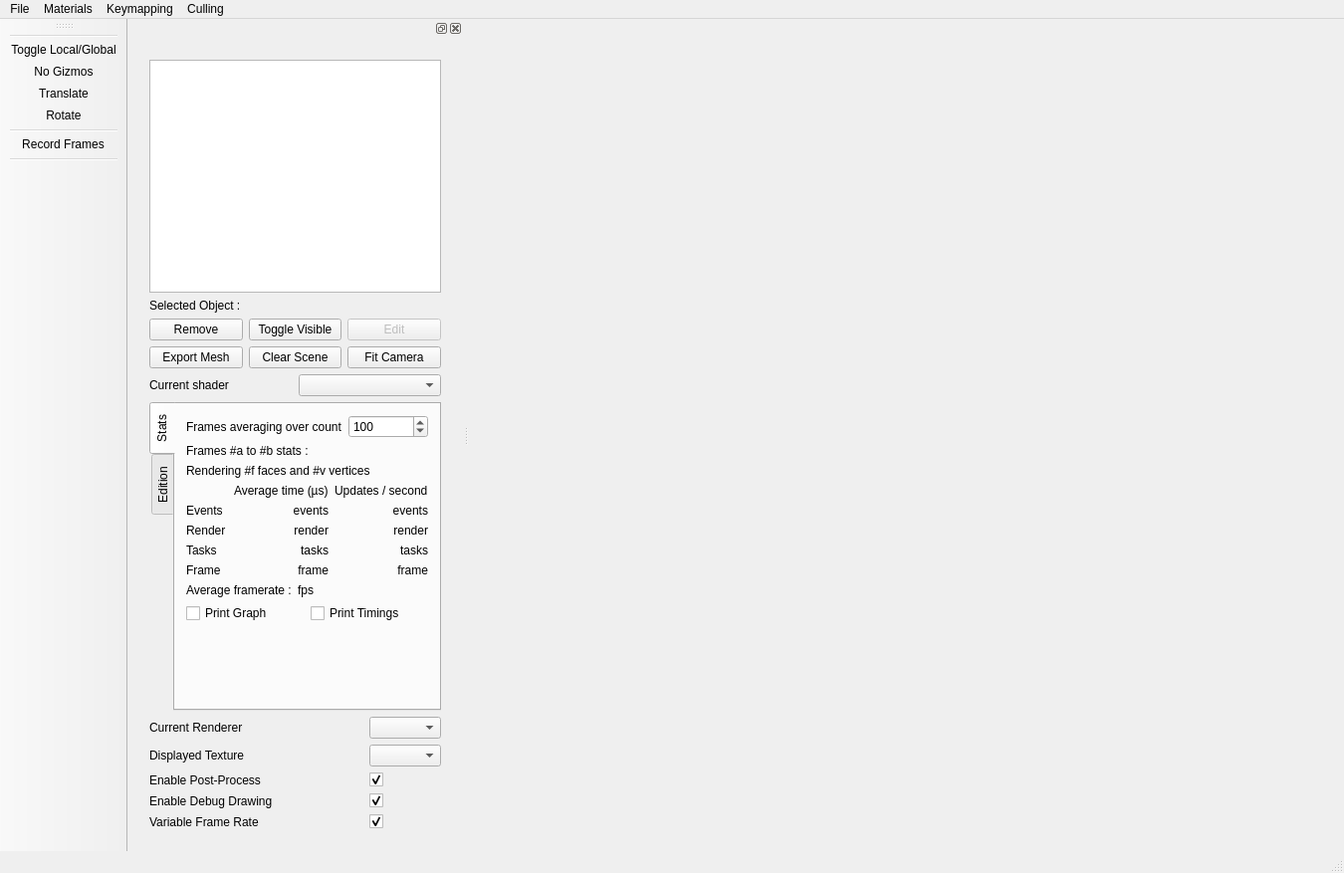
<?xml version="1.0" encoding="UTF-8"?>
<ui version="4.0">
 <class>MainWindow</class>
 <widget class="QMainWindow" name="MainWindow">
  <property name="geometry">
   <rect>
    <x>0</x>
    <y>0</y>
    <width>1350</width>
    <height>877</height>
   </rect>
  </property>
  <property name="sizePolicy">
   <sizepolicy hsizetype="Preferred" vsizetype="Preferred">
    <horstretch>0</horstretch>
    <verstretch>0</verstretch>
   </sizepolicy>
  </property>
  <property name="windowTitle">
   <string>MainWindow</string>
  </property>
  <widget class="QWidget" name="m_centralWidget"/>
  <widget class="QStatusBar" name="_statusBar"/>
  <widget class="QMenuBar" name="menuBar">
   <property name="geometry">
    <rect>
     <x>0</x>
     <y>0</y>
     <width>1350</width>
     <height>25</height>
    </rect>
   </property>
   <widget class="QMenu" name="menuFILE">
    <property name="title">
     <string>File</string>
    </property>
    <addaction name="actionOpenMesh"/>
    <addaction name="separator"/>
    <addaction name="actionExit"/>
   </widget>
   <widget class="QMenu" name="menuMisc">
    <property name="title">
     <string>Materials</string>
    </property>
    <addaction name="actionReload_Shaders"/>
    <addaction name="actionOpen_Material_Editor"/>
   </widget>
   <widget class="QMenu" name="menuKeymapping">
    <property name="title">
     <string>Keymapping</string>
    </property>
    <addaction name="actionReload_configuration"/>
    <addaction name="separator"/>
    <addaction name="actionLoad_configuration_file"/>
   </widget>
   <widget class="QMenu" name="menuCulling">
    <property name="title">
     <string>Culling</string>
    </property>
    <addaction name="actionEnabled"/>
   </widget>
   <addaction name="menuFILE"/>
   <addaction name="menuMisc"/>
   <addaction name="menuKeymapping"/>
   <addaction name="menuCulling"/>
  </widget>
  <widget class="QDockWidget" name="dockWidget">
   <attribute name="dockWidgetArea">
    <number>1</number>
   </attribute>
   <widget class="QWidget" name="dockWidgetContents">
    <layout class="QGridLayout" name="gridLayout">
     <item row="0" column="0">
      <widget class="QWidget" name="widget" native="true">
       <layout class="QVBoxLayout" name="verticalLayout_3">
        <item>
         <layout class="QVBoxLayout" name="verticalLayout_2">
          <item>
           <layout class="QVBoxLayout" name="verticalLayout_4">
            <item>
             <widget class="QTreeView" name="m_entitiesTreeView">
              <property name="minimumSize">
               <size>
                <width>0</width>
                <height>150</height>
               </size>
              </property>
              <property name="editTriggers">
               <set>QAbstractItemView::NoEditTriggers</set>
              </property>
              <property name="textElideMode">
               <enum>Qt::ElideRight</enum>
              </property>
             </widget>
            </item>
            <item>
             <layout class="QHBoxLayout" name="selectionLayout">
              <item>
               <widget class="QLabel" name="label_selected">
                <property name="text">
                 <string>Selected Object :</string>
                </property>
               </widget>
              </item>
              <item>
               <widget class="QLabel" name="m_selectedItemName">
                <property name="text">
                 <string/>
                </property>
               </widget>
              </item>
             </layout>
            </item>
            <item>
             <layout class="QGridLayout" name="gridLayout_4">
              <item row="0" column="2">
               <widget class="QPushButton" name="m_editRenderObjectButton">
                <property name="enabled">
                 <bool>false</bool>
                </property>
                <property name="text">
                 <string>Edit</string>
                </property>
               </widget>
              </item>
              <item row="0" column="1">
               <widget class="QPushButton" name="m_toggleRenderObjectButton">
                <property name="text">
                 <string>Toggle Visible</string>
                </property>
               </widget>
              </item>
              <item row="0" column="0">
               <widget class="QPushButton" name="m_removeEntityButton">
                <property name="text">
                 <string>Remove</string>
                </property>
               </widget>
              </item>
              <item row="1" column="0">
               <widget class="QPushButton" name="m_exportMeshButton">
                <property name="text">
                 <string>Export Mesh</string>
                </property>
               </widget>
              </item>
              <item row="1" column="1">
               <widget class="QPushButton" name="m_clearSceneButton">
                <property name="text">
                 <string>Clear Scene</string>
                </property>
               </widget>
              </item>
              <item row="1" column="2">
               <widget class="QPushButton" name="m_fitCameraButton">
                <property name="text">
                 <string>Fit Camera</string>
                </property>
               </widget>
              </item>
             </layout>
            </item>
           </layout>
          </item>
          <item>
           <layout class="QHBoxLayout" name="shaderLayout">
            <item>
             <widget class="QLabel" name="label">
              <property name="text">
               <string>Current shader</string>
              </property>
             </widget>
            </item>
            <item>
             <widget class="QComboBox" name="m_currentShaderBox">
              <item>
               <property name="text">
                <string/>
               </property>
              </item>
              <item>
               <property name="text">
                <string>Plain</string>
               </property>
              </item>
              <item>
               <property name="text">
                <string>BlinnPhong</string>
               </property>
              </item>
              <item>
               <property name="text">
                <string>LinesGeom</string>
               </property>
              </item>
              <item>
               <property name="text">
                <string>Lines</string>
               </property>
              </item>
             </widget>
            </item>
           </layout>
          </item>
          <item>
           <widget class="QTabWidget" name="toolBox">
            <property name="minimumSize">
             <size>
              <width>250</width>
              <height>0</height>
             </size>
            </property>
            <property name="maximumSize">
             <size>
              <width>16777215</width>
              <height>500</height>
             </size>
            </property>
            <property name="tabPosition">
             <enum>QTabWidget::West</enum>
            </property>
            <property name="currentIndex">
             <number>0</number>
            </property>
            <widget class="QWidget" name="tab_stats">
             <attribute name="title">
              <string>Stats</string>
             </attribute>
             <layout class="QVBoxLayout" name="verticalLayout_10">
              <item>
               <layout class="QFormLayout" name="formLayout_6">
                <item row="0" column="0">
                 <widget class="QLabel" name="label_23">
                  <property name="text">
                   <string>Frames averaging over count</string>
                  </property>
                 </widget>
                </item>
                <item row="0" column="1">
                 <widget class="QSpinBox" name="m_avgFramesCount">
                  <property name="minimum">
                   <number>1</number>
                  </property>
                  <property name="maximum">
                   <number>1000</number>
                  </property>
                  <property name="singleStep">
                   <number>10</number>
                  </property>
                  <property name="value">
                   <number>100</number>
                  </property>
                 </widget>
                </item>
               </layout>
              </item>
              <item>
               <widget class="QLabel" name="m_frameA2BLabel">
                <property name="text">
                 <string>Frames #a to #b stats :</string>
                </property>
               </widget>
              </item>
              <item>
               <widget class="QLabel" name="m_labelCount">
                <property name="text">
                 <string>Rendering #f faces and #v vertices</string>
                </property>
               </widget>
              </item>
              <item>
               <layout class="QGridLayout" name="gridLayout_6">
                <item row="2" column="0">
                 <widget class="QLabel" name="label_26">
                  <property name="text">
                   <string>Render</string>
                  </property>
                 </widget>
                </item>
                <item row="0" column="0">
                 <widget class="QLabel" name="label_25">
                  <property name="text">
                   <string/>
                  </property>
                 </widget>
                </item>
                <item row="3" column="0">
                 <widget class="QLabel" name="label_27">
                  <property name="text">
                   <string>Tasks</string>
                  </property>
                 </widget>
                </item>
                <item row="0" column="1">
                 <widget class="QLabel" name="label_29">
                  <property name="text">
                   <string>Average time (µs)</string>
                  </property>
                 </widget>
                </item>
                <item row="4" column="0">
                 <widget class="QLabel" name="label_28">
                  <property name="text">
                   <string>Frame</string>
                  </property>
                 </widget>
                </item>
                <item row="0" column="2">
                 <widget class="QLabel" name="label_30">
                  <property name="text">
                   <string>Updates / second</string>
                  </property>
                 </widget>
                </item>
                <item row="2" column="2">
                 <widget class="QLabel" name="m_renderUpdates">
                  <property name="text">
                   <string>render</string>
                  </property>
                  <property name="alignment">
                   <set>Qt::AlignRight|Qt::AlignTrailing|Qt::AlignVCenter</set>
                  </property>
                 </widget>
                </item>
                <item row="3" column="2">
                 <widget class="QLabel" name="m_tasksUpdates">
                  <property name="text">
                   <string>tasks</string>
                  </property>
                  <property name="alignment">
                   <set>Qt::AlignRight|Qt::AlignTrailing|Qt::AlignVCenter</set>
                  </property>
                 </widget>
                </item>
                <item row="4" column="2">
                 <widget class="QLabel" name="m_frameUpdates">
                  <property name="text">
                   <string>frame</string>
                  </property>
                  <property name="alignment">
                   <set>Qt::AlignRight|Qt::AlignTrailing|Qt::AlignVCenter</set>
                  </property>
                 </widget>
                </item>
                <item row="2" column="1">
                 <widget class="QLabel" name="m_renderTime">
                  <property name="text">
                   <string>render</string>
                  </property>
                  <property name="alignment">
                   <set>Qt::AlignRight|Qt::AlignTrailing|Qt::AlignVCenter</set>
                  </property>
                 </widget>
                </item>
                <item row="3" column="1">
                 <widget class="QLabel" name="m_tasksTime">
                  <property name="text">
                   <string>tasks</string>
                  </property>
                  <property name="alignment">
                   <set>Qt::AlignRight|Qt::AlignTrailing|Qt::AlignVCenter</set>
                  </property>
                 </widget>
                </item>
                <item row="4" column="1">
                 <widget class="QLabel" name="m_frameTime">
                  <property name="text">
                   <string>frame</string>
                  </property>
                  <property name="alignment">
                   <set>Qt::AlignRight|Qt::AlignTrailing|Qt::AlignVCenter</set>
                  </property>
                 </widget>
                </item>
                <item row="1" column="0">
                 <widget class="QLabel" name="label_4">
                  <property name="text">
                   <string>Events</string>
                  </property>
                 </widget>
                </item>
                <item row="1" column="1">
                 <widget class="QLabel" name="m_eventsTime">
                  <property name="text">
                   <string>events</string>
                  </property>
                  <property name="alignment">
                   <set>Qt::AlignRight|Qt::AlignTrailing|Qt::AlignVCenter</set>
                  </property>
                  <property name="events" stdset="0">
                   <string>render</string>
                  </property>
                 </widget>
                </item>
                <item row="1" column="2">
                 <widget class="QLabel" name="m_eventsUpdates">
                  <property name="text">
                   <string>events</string>
                  </property>
                  <property name="alignment">
                   <set>Qt::AlignRight|Qt::AlignTrailing|Qt::AlignVCenter</set>
                  </property>
                 </widget>
                </item>
               </layout>
              </item>
              <item>
               <layout class="QFormLayout" name="formLayout_7">
                <item row="1" column="0">
                 <widget class="QLabel" name="label_24">
                  <property name="text">
                   <string>Average framerate :</string>
                  </property>
                 </widget>
                </item>
                <item row="1" column="1">
                 <widget class="QLabel" name="m_avgFramerate">
                  <property name="text">
                   <string>fps</string>
                  </property>
                 </widget>
                </item>
               </layout>
              </item>
              <item>
               <layout class="QHBoxLayout" name="horizontalLayout">
                <property name="bottomMargin">
                 <number>0</number>
                </property>
                <item>
                 <widget class="QCheckBox" name="m_printGraph">
                  <property name="text">
                   <string>Print Graph</string>
                  </property>
                 </widget>
                </item>
                <item>
                 <widget class="QCheckBox" name="m_printTimings">
                  <property name="text">
                   <string>Print Timings</string>
                  </property>
                 </widget>
                </item>
               </layout>
              </item>
              <item>
               <spacer name="verticalSpacer">
                <property name="orientation">
                 <enum>Qt::Vertical</enum>
                </property>
                <property name="sizeHint" stdset="0">
                 <size>
                  <width>20</width>
                  <height>40</height>
                 </size>
                </property>
               </spacer>
              </item>
             </layout>
            </widget>
            <widget class="Ra::Gui::TransformEditorWidget" name="tab_edition">
             <attribute name="title">
              <string>Edition</string>
             </attribute>
            </widget>
           </widget>
          </item>
         </layout>
        </item>
        <item>
         <layout class="QGridLayout" name="gridLayout_3" rowstretch="0,0,0,0,0" columnstretch="1,0">
          <item row="3" column="0">
           <widget class="QLabel" name="label_6">
            <property name="text">
             <string>Enable Debug Drawing</string>
            </property>
           </widget>
          </item>
          <item row="1" column="0">
           <widget class="QLabel" name="label_2">
            <property name="text">
             <string>Displayed Texture</string>
            </property>
           </widget>
          </item>
          <item row="2" column="1">
           <widget class="QCheckBox" name="m_enablePostProcess">
            <property name="enabled">
             <bool>true</bool>
            </property>
            <property name="text">
             <string/>
            </property>
            <property name="checked">
             <bool>true</bool>
            </property>
            <property name="tristate">
             <bool>false</bool>
            </property>
           </widget>
          </item>
          <item row="4" column="1">
           <widget class="QCheckBox" name="m_realFrameRate">
            <property name="enabled">
             <bool>true</bool>
            </property>
            <property name="text">
             <string/>
            </property>
            <property name="checked">
             <bool>true</bool>
            </property>
            <property name="tristate">
             <bool>false</bool>
            </property>
           </widget>
          </item>
          <item row="3" column="1">
           <widget class="QCheckBox" name="m_enableDebugDraw">
            <property name="enabled">
             <bool>true</bool>
            </property>
            <property name="text">
             <string/>
            </property>
            <property name="checked">
             <bool>true</bool>
            </property>
            <property name="tristate">
             <bool>false</bool>
            </property>
           </widget>
          </item>
          <item row="2" column="0">
           <widget class="QLabel" name="label_5">
            <property name="text">
             <string>Enable Post-Process</string>
            </property>
           </widget>
          </item>
          <item row="4" column="0">
           <widget class="QLabel" name="label_7">
            <property name="text">
             <string>Variable Frame Rate</string>
            </property>
           </widget>
          </item>
          <item row="1" column="1">
           <widget class="QComboBox" name="m_displayedTextureCombo"/>
          </item>
          <item row="0" column="0">
           <widget class="QLabel" name="label_8">
            <property name="text">
             <string>Current Renderer</string>
            </property>
           </widget>
          </item>
          <item row="0" column="1">
           <widget class="QComboBox" name="m_currentRendererCombo"/>
          </item>
         </layout>
        </item>
       </layout>
      </widget>
     </item>
    </layout>
   </widget>
  </widget>
  <widget class="QToolBar" name="toolBar">
   <property name="windowTitle">
    <string>toolBar</string>
   </property>
   <attribute name="toolBarArea">
    <enum>LeftToolBarArea</enum>
   </attribute>
   <attribute name="toolBarBreak">
    <bool>false</bool>
   </attribute>
   <addaction name="separator"/>
   <addaction name="actionToggle_Local_Global"/>
   <addaction name="actionGizmoOff"/>
   <addaction name="actionGizmoTranslate"/>
   <addaction name="actionGizmoRotate"/>
   <addaction name="separator"/>
   <addaction name="actionRecord_Frames"/>
   <addaction name="separator"/>
  </widget>
  <action name="actionOpenMesh">
   <property name="text">
    <string>Open...</string>
   </property>
   <property name="toolTip">
    <string>Open...</string>
   </property>
   <property name="shortcut">
    <string>Ctrl+O</string>
   </property>
  </action>
  <action name="actionExit">
   <property name="text">
    <string>Exit</string>
   </property>
   <property name="shortcut">
    <string>Ctrl+Q</string>
   </property>
  </action>
  <action name="actionReload_Shaders">
   <property name="text">
    <string>Reload Shaders</string>
   </property>
   <property name="shortcut">
    <string>Ctrl+R</string>
   </property>
  </action>
  <action name="actionGizmoTranslate">
   <property name="checkable">
    <bool>false</bool>
   </property>
   <property name="icon">
    <iconset>
     <normalon>:/Assets/Images/translate.png</normalon>
    </iconset>
   </property>
   <property name="text">
    <string>Translate</string>
   </property>
   <property name="toolTip">
    <string>Translate selected object</string>
   </property>
  </action>
  <action name="actionGizmoRotate">
   <property name="checkable">
    <bool>false</bool>
   </property>
   <property name="icon">
    <iconset>
     <normalon>:/Assets/Images/rotate.png</normalon>
    </iconset>
   </property>
   <property name="text">
    <string>Rotate</string>
   </property>
   <property name="toolTip">
    <string>Rotate selected object</string>
   </property>
  </action>
  <action name="actionToggle_Local_Global">
   <property name="checkable">
    <bool>true</bool>
   </property>
   <property name="icon">
    <iconset>
     <normalon>:/Assets/Images/gizmo.png</normalon>
    </iconset>
   </property>
   <property name="text">
    <string>Toggle Local/Global</string>
   </property>
   <property name="toolTip">
    <string>Changes the transform edition mode</string>
   </property>
  </action>
  <action name="actionGizmoOff">
   <property name="checkable">
    <bool>false</bool>
   </property>
   <property name="checked">
    <bool>false</bool>
   </property>
   <property name="icon">
    <iconset>
     <normalon>:/Assets/Images/select.png</normalon>
    </iconset>
   </property>
   <property name="text">
    <string>No Gizmos</string>
   </property>
   <property name="toolTip">
    <string>Disable transform gizmo.</string>
   </property>
  </action>
  <action name="actionOpen_Material_Editor">
   <property name="text">
    <string>Open Material Editor</string>
   </property>
   <property name="shortcut">
    <string>Alt+M</string>
   </property>
  </action>
  <action name="actionRecord_Frames">
   <property name="checkable">
    <bool>true</bool>
   </property>
   <property name="icon">
    <iconset resource="../../../../icons.qrc">
     <normaloff>:/Assets/Images/rec.png</normaloff>
     <normalon>:/Assets/Images/rec_on.png</normalon>:/Assets/Images/rec.png</iconset>
   </property>
   <property name="text">
    <string>Record Frames</string>
   </property>
  </action>
  <action name="actionReload_configuration">
   <property name="text">
    <string>Reload configuration</string>
   </property>
   <property name="shortcut">
    <string>Ctrl+Shift+R</string>
   </property>
  </action>
  <action name="actionLoad_configuration_file">
   <property name="text">
    <string>Load configuration file...</string>
   </property>
   <property name="shortcut">
    <string>Ctrl+Shift+O</string>
   </property>
  </action>
  <action name="actionEnabled">
   <property name="text">
    <string>Enabled</string>
   </property>
  </action>
 </widget>
 <layoutdefault spacing="6" margin="11"/>
 <customwidgets>
  <customwidget>
   <class>Ra::Gui::TransformEditorWidget</class>
   <extends>QWidget</extends>
   <header>Gui/TransformEditorWidget.hpp</header>
   <container>1</container>
  </customwidget>
 </customwidgets>
 <resources>
  <include location="../../../../icons.qrc"/>
 </resources>
 <connections>
  <connection>
   <sender>actionExit</sender>
   <signal>triggered()</signal>
   <receiver>MainWindow</receiver>
   <slot>close()</slot>
   <hints>
    <hint type="sourcelabel">
     <x>-1</x>
     <y>-1</y>
    </hint>
    <hint type="destinationlabel">
     <x>518</x>
     <y>373</y>
    </hint>
   </hints>
  </connection>
 </connections>
</ui>
